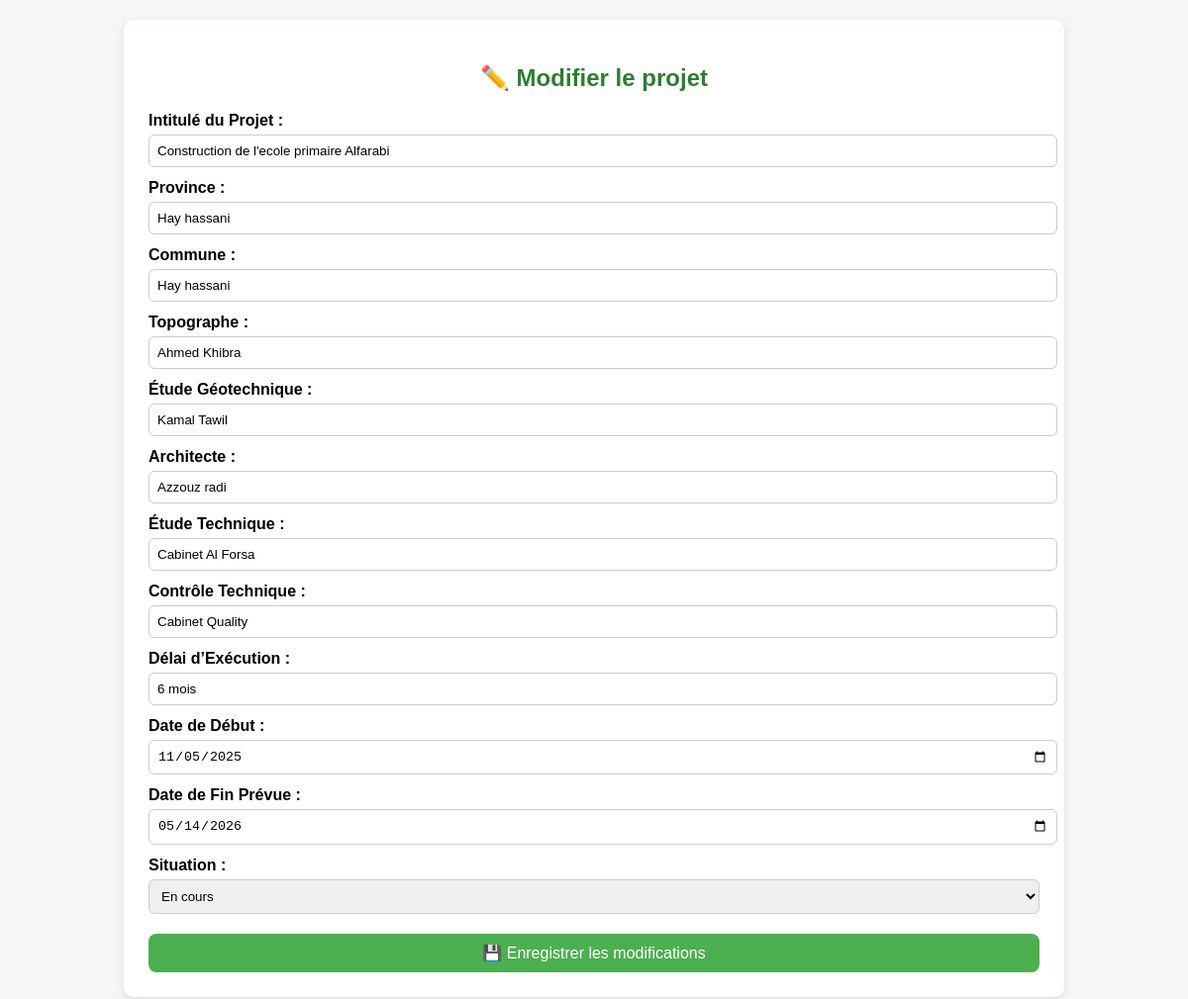
Page /projet/5/modifier/ (signed in) on the committed database.
### projets/models.py (models this page shows, shortened)
class Projet(models.Model):
    SITUATION_CHOICES = [
        ('en_cours', 'En Cours'),
        ('acheve', 'Achevé'),
        ('en_arret', 'En Arrêt'),
    ]
    intitule = models.CharField("Intitulé du Projet", max_length=255)
    province = models.CharField(max_length=100)
    commune = models.CharField(max_length=100)
    topographe = models.CharField("Topographe", max_length=150, blank=True, null=True)
    etude_geotechnique = models.CharField("Étude Géotechnique", max_length=150, blank=True, null=True)
    architecte = models.CharField("Architecte", max_length=150, blank=True, null=True)
    etude_technique = models.CharField("Étude Technique", max_length=150, blank=True, null=True)
    control_technique = models.CharField("Contrôle Technique", max_length=150, blank=True, null=True)
    delai_execution = models.CharField("Délai d’Exécution", max_length=100, blank=True, null=True)
    date_debut = models.DateField("Date de Début")
    date_fin_prevue = models.DateField("Date de Fin Prévue")
    situation = models.CharField("Situation", max_length=20, choices=SITUATION_CHOICES, default='en_cours')
    latitude = models.FloatField(blank=True, null=True)
    longitude = models.FloatField(blank=True, null=True)
    nom = models.CharField(max_length=200, blank=True, null=True)
    budget = models.DecimalField(max_digits=12, decimal_places=2, blank=True, null=True)
    taux_avancement = models.IntegerField(default=0, blank=True, null=True)
    statut = models.CharField(max_length=50, blank=True, null=True)

### projets/views.py (the view, shortened to what this page needs)
# urls.py: path('projet/<int:projet_id>/modifier/', views.projet_edit, name='projet_edit'),
@login_required
def projet_edit(request, projet_id):
    projet = get_object_or_404(Projet, id=projet_id)
    return render(request, 'projets/projet_edit.html', {'projet': projet})

### projets/templates/projets/projet_edit.html (shortened to what this page needs)
<!DOCTYPE html>
<html lang="fr">
<head>
</head>
<body>
  <form method="post">
    <h2>✏️ Modifier le projet</h2>
    <label>Intitulé du Projet :</label>
    <input type="text" name="intitule" value="{{ projet.intitule }}" required>
    <label>Province :</label>
    <input type="text" name="province" value="{{ projet.province }}" {% if user.userprofile.role == 'provincial' %}readonly{% endif %}>
    <label>Commune :</label>
    <input type="text" name="commune" value="{{ projet.commune }}">
    <label>Topographe :</label>
    <input type="text" name="topographe" value="{{ projet.topographe }}">
    <label>Étude Géotechnique :</label>
    <input type="text" name="etude_geotechnique" value="{{ projet.etude_geotechnique }}">
    <label>Architecte :</label>
    <input type="text" name="architecte" value="{{ projet.architecte }}">
    <label>Étude Technique :</label>
    <input type="text" name="etude_technique" value="{{ projet.etude_technique }}">
    <label>Contrôle Technique :</label>
    <input type="text" name="control_technique" value="{{ projet.control_technique }}">
    <label>Délai d’Exécution :</label>
    <input type="text" name="delai_execution" value="{{ projet.delai_execution }}">
    <label>Date de Début :</label>
    <input type="date" name="date_debut" value="{{ projet.date_debut|date:'Y-m-d' }}">
    <label>Date de Fin Prévue :</label>
    <input type="date" name="date_fin_prevue" value="{{ projet.date_fin_prevue|date:'Y-m-d' }}">
    <label>Situation :</label>
    <select name="situation">
      <option value="en_cours" {% if projet.situation == 'en_cours' %}selected{% endif %}>En cours</option>
    </select>
    <button type="submit">💾 Enregistrer les modifications</button>
  </form>
</body>
</html>

### projets/templates/projets/projet_edit.html (style rules this page uses)
body { font-family: Arial, sans-serif; background: #f5f7f5; margin: 0; padding: 20px; }
form { max-width: 900px; margin: auto; background: white; padding: 25px; border-radius: 10px; box-shadow: 0 3px 10px rgba(0,0,0,0.1); }
h2 { color: #2E7D32; text-align: center; margin-bottom: 20px; }
label { font-weight: bold; display: block; margin-top: 12px; }
input, select { width: 100%; padding: 8px; margin-top: 5px; border: 1px solid #ccc; border-radius: 6px; }
button { background: #4CAF50; color: white; border: none; border-radius: 8px; padding: 10px 15px; margin-top: 20px; font-size: 16px; cursor: pointer; width: 100%; }

### rows in the picture
Projet: intitule "Construction de l'ecole primaire Alfarabi", province "Hay hassani", commune "Hay hassani", topographe "Ahmed Khibra", etude_geotechnique "Kamal Tawil", architecte "Azzouz radi", etude_technique "Cabinet Al Forsa", control_technique "Cabinet Quality", delai_execution "6 mois", date_debut "11/05/2025", date_fin_prevue "05/14/2026", situation "En cours"
